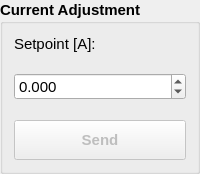
      <widget class="QGroupBox" name="Configuracao_Manual">
       <property name="sizePolicy">
        <sizepolicy hsizetype="Minimum" vsizetype="Preferred">
         <horstretch>0</horstretch>
         <verstretch>0</verstretch>
        </sizepolicy>
       </property>
       <property name="font">
        <font>
         <pointsize>11</pointsize>
         <weight>75</weight>
         <bold>true</bold>
        </font>
       </property>
       <property name="title">
        <string>Current Adjustment</string>
       </property>
       <layout class="QGridLayout" name="gridLayout_3">
        <property name="spacing">
         <number>20</number>
        </property>
        <item row="0" column="0">
         <layout class="QVBoxLayout" name="verticalLayout">
          <item>
           <widget class="QLabel" name="label_81">
            <property name="sizePolicy">
             <sizepolicy hsizetype="Minimum" vsizetype="Preferred">
              <horstretch>0</horstretch>
              <verstretch>0</verstretch>
             </sizepolicy>
            </property>
            <property name="font">
             <font>
              <weight>50</weight>
              <bold>false</bold>
             </font>
            </property>
            <property name="text">
             <string>Setpoint [A]: </string>
            </property>
            <property name="alignment">
             <set>Qt::AlignLeading|Qt::AlignLeft|Qt::AlignVCenter</set>
            </property>
           </widget>
          </item>
          <item>
           <widget class="QDoubleSpinBox" name="sbd_current_setpoint">
            <property name="font">
             <font>
              <weight>50</weight>
              <bold>false</bold>
             </font>
            </property>
            <property name="decimals">
             <number>3</number>
            </property>
            <property name="minimum">
             <double>-1100.000000000000000</double>
            </property>
            <property name="maximum">
             <double>1100.000000000000000</double>
            </property>
           </widget>
          </item>
          <item>
           <widget class="QPushButton" name="pb_send">
            <property name="enabled">
             <bool>false</bool>
            </property>
            <property name="minimumSize">
             <size>
              <width>0</width>
              <height>40</height>
             </size>
            </property>
            <property name="font">
             <font>
              <pointsize>11</pointsize>
              <weight>75</weight>
              <bold>true</bold>
             </font>
            </property>
            <property name="text">
             <string>Send</string>
            </property>
            <property name="icon">
             <iconset>
              <normaloff>../../resources/img/check.svg</normaloff>../../resources/img/check.svg</iconset>
            </property>
            <property name="iconSize">
             <size>
              <width>24</width>
              <height>24</height>
             </size>
            </property>
           </widget>
          </item>
         </layout>
        </item>
       </layout>
      </widget>
